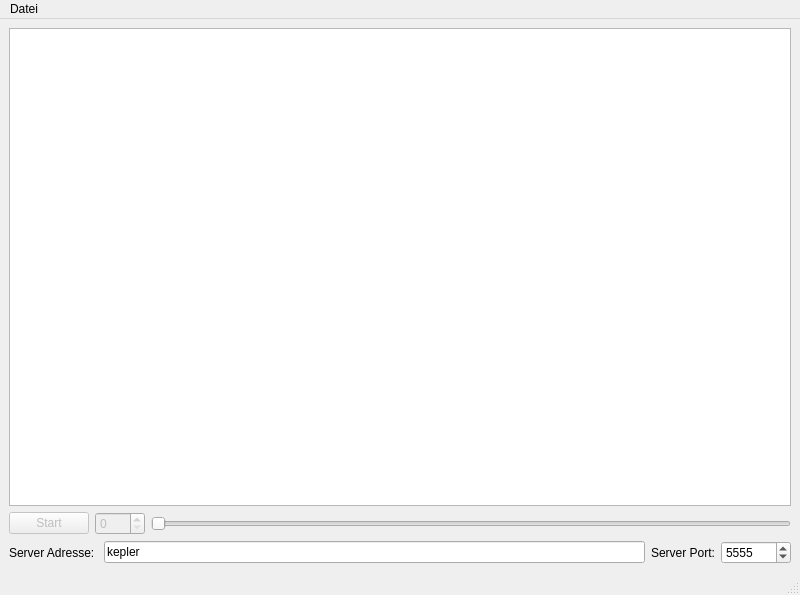
<?xml version="1.0" encoding="UTF-8"?>
<ui version="4.0">
 <class>MainWindow</class>
 <widget class="QMainWindow" name="MainWindow">
  <property name="geometry">
   <rect>
    <x>0</x>
    <y>0</y>
    <width>800</width>
    <height>595</height>
   </rect>
  </property>
  <property name="windowTitle">
   <string>MGS Projekt</string>
  </property>
  <widget class="QWidget" name="centralwidget">
   <layout class="QGridLayout" name="gridLayout_2">
    <item row="2" column="0">
     <layout class="QHBoxLayout" name="horizontalLayout">
      <property name="sizeConstraint">
       <enum>QLayout::SetMinimumSize</enum>
      </property>
      <item>
       <widget class="QPushButton" name="play_button">
        <property name="enabled">
         <bool>false</bool>
        </property>
        <property name="text">
         <string>Start</string>
        </property>
       </widget>
      </item>
      <item>
       <widget class="QSpinBox" name="frame_selector">
        <property name="enabled">
         <bool>false</bool>
        </property>
        <property name="minimumSize">
         <size>
          <width>50</width>
          <height>0</height>
         </size>
        </property>
       </widget>
      </item>
      <item>
       <widget class="QSlider" name="frame_slider">
        <property name="enabled">
         <bool>false</bool>
        </property>
        <property name="orientation">
         <enum>Qt::Horizontal</enum>
        </property>
       </widget>
      </item>
     </layout>
    </item>
    <item row="1" column="0">
     <widget class="PlotWidget" name="plot_widget">
      <property name="enabled">
       <bool>true</bool>
      </property>
      <property name="minimumSize">
       <size>
        <width>0</width>
        <height>200</height>
       </size>
      </property>
     </widget>
    </item>
    <item row="0" column="0">
     <layout class="QVBoxLayout" name="verticalLayout">
      <item>
       <layout class="QGridLayout" name="gridLayout"/>
      </item>
     </layout>
    </item>
    <item row="3" column="0">
     <layout class="QHBoxLayout" name="horizontalLayout_2">
      <item>
       <widget class="QLabel" name="label">
        <property name="text">
         <string>Server Adresse: </string>
        </property>
       </widget>
      </item>
      <item>
       <widget class="QLineEdit" name="ip_input">
        <property name="text">
         <string>kepler</string>
        </property>
       </widget>
      </item>
      <item>
       <widget class="QLabel" name="label_2">
        <property name="text">
         <string>Server Port:</string>
        </property>
       </widget>
      </item>
      <item>
       <widget class="QSpinBox" name="port_input">
        <property name="minimumSize">
         <size>
          <width>70</width>
          <height>0</height>
         </size>
        </property>
        <property name="maximum">
         <number>65535</number>
        </property>
        <property name="value">
         <number>5555</number>
        </property>
       </widget>
      </item>
     </layout>
    </item>
   </layout>
  </widget>
  <widget class="QMenuBar" name="menubar">
   <property name="geometry">
    <rect>
     <x>0</x>
     <y>0</y>
     <width>800</width>
     <height>21</height>
    </rect>
   </property>
   <widget class="QMenu" name="menuDatei">
    <property name="title">
     <string>Datei</string>
    </property>
    <addaction name="action_open"/>
    <addaction name="actionBoxen_festlegen"/>
   </widget>
   <addaction name="menuDatei"/>
  </widget>
  <widget class="QStatusBar" name="statusbar"/>
  <action name="action_open">
   <property name="text">
    <string>Öffnen...</string>
   </property>
   <property name="shortcut">
    <string>Ctrl+O</string>
   </property>
  </action>
  <action name="actionBoxen_festlegen">
   <property name="enabled">
    <bool>false</bool>
   </property>
   <property name="text">
    <string>Boxen festlegen</string>
   </property>
  </action>
 </widget>
 <customwidgets>
  <customwidget>
   <class>PlotWidget</class>
   <extends>QGraphicsView</extends>
   <header>pyqtgraph</header>
   <container>1</container>
  </customwidget>
 </customwidgets>
 <resources/>
 <connections/>
</ui>
